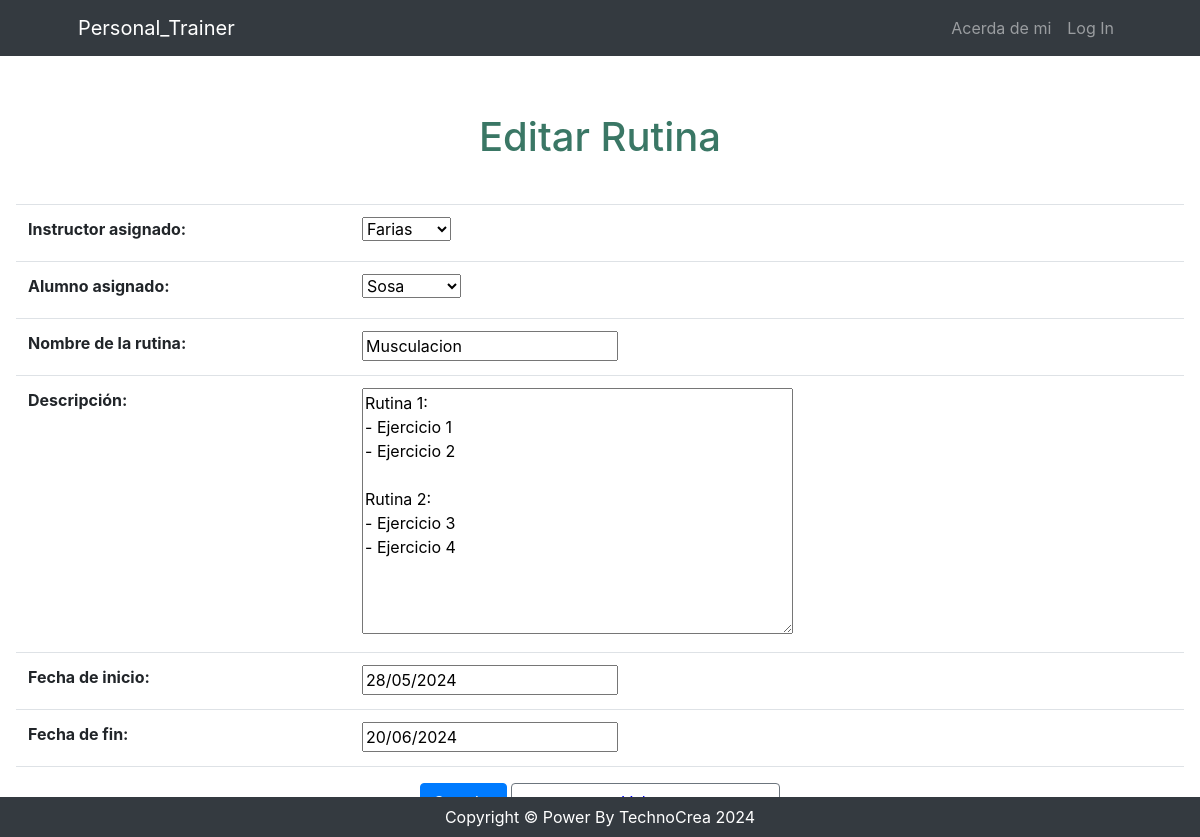
The app's page /usuario/rutina/update/9 with its own data.
### usuario/models.py (models this page shows, shortened)
class Rutina(models.Model):
    instructor = models.ForeignKey(Instructor, on_delete=models.CASCADE, verbose_name="Instructor asignado")
    alumno = models.ForeignKey(Alumno, on_delete=models.CASCADE, verbose_name="Alumno asignado")
    nombre = models.CharField(max_length=150, verbose_name="Nombre de la rutina")
    descripcion = models.TextField(verbose_name="Descripción")
    fecha_inicio = models.DateField(verbose_name="Fecha de inicio")
    fecha_fin = models.DateField(verbose_name="Fecha de fin")
    class Meta:
        verbose_name = 'Rutina'
        verbose_name_plural = 'Rutinas'

### usuario/views.py (the view)
# urls.py: path('rutina/update/<int:pk>', views.rutina_update, name='rutina_update'),
def rutina_update(request, pk: int):
    consulta = get_object_or_404(Rutina, id=pk)
    if request.method == "POST":
        form = RutinaCreateForm(request.POST, instance=consulta)
        if form.is_valid():
            form.save()
            return redirect("usuario:rutina_list")
    else:  # GET
        form = RutinaCreateForm(instance=consulta)
    return render(request, "usuario/rutina_form.html", {"form": form})

### usuario/forms.py
class RutinaCreateForm(forms.ModelForm):
    class Meta:
        model = models.Rutina
        fields = ["instructor","alumno", "nombre", "descripcion", "fecha_inicio", "fecha_fin"]

### usuario/models.py (called while the page is built)
    def __str__(self):
        return self.apellido

    def __str__(self):
        return self.apellido

### usuario/templates/usuario/rutina_form.html (shortened to what this page needs)
{% extends 'core/base.html' %}
{% block content %}
<header>
    <h1 class="text-center" style="padding-top: 1.5cm; padding-bottom: 0.5cm; color: #3a7765;">
        {% if form.instance.pk %}
            Editar Rutina
        {% else %}
            Nueva Rutina
        {% endif %}
    </h1>
</header>
<form method="post" class="p-3">
    <table class="table">
        {{ form.as_table }}
    </table>
    <div class="text-center mt-3">
        <button type="submit" class="btn btn-primary">Guardar</button>
        <a href="{% url 'usuario:alumnos_list' %}" class="btn btn-outline-secondary" style="width: 23%; color: blue;">Volver</a>
    </div>
</form>
{% endblock content %}

### records on screen
Rutina: instructor "Farias", alumno "Sosa", nombre "Musculacion", descripcion "Rutina 1: - Ejercicio 1 - Ejercicio 2 Rutina 2: - Ejercicio 3 - Ejercicio 4", fecha_inicio "28/05/2024", fecha_fin "20/06/2024"
